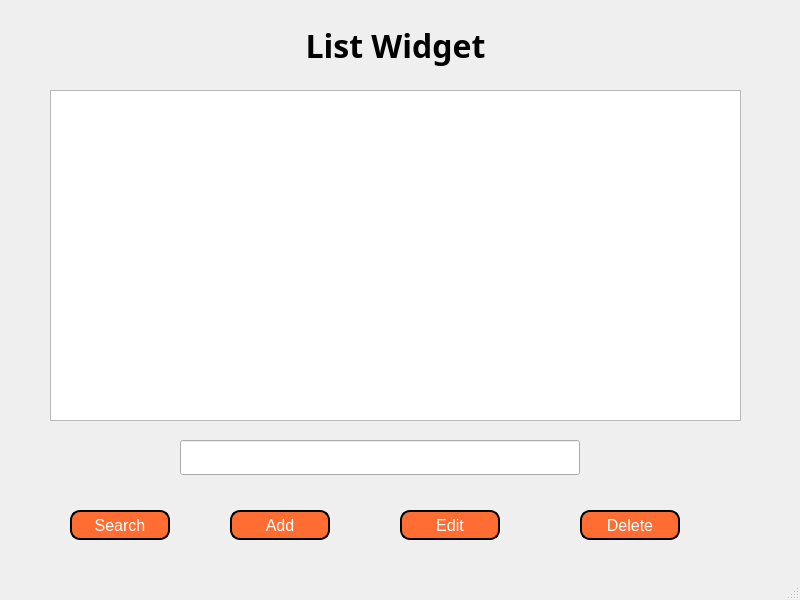
<?xml version="1.0" encoding="UTF-8"?>
<ui version="4.0">
 <class>MainWindow</class>
 <widget class="QMainWindow" name="MainWindow">
  <property name="geometry">
   <rect>
    <x>0</x>
    <y>0</y>
    <width>800</width>
    <height>600</height>
   </rect>
  </property>
  <property name="windowTitle">
   <string>MainWindow</string>
  </property>
  <widget class="QWidget" name="centralwidget">
   <widget class="QLabel" name="label">
    <property name="geometry">
     <rect>
      <x>240</x>
      <y>20</y>
      <width>311</width>
      <height>51</height>
     </rect>
    </property>
    <property name="font">
     <font>
      <family>Nunito Sans Normal ExtraBold</family>
      <pointsize>24</pointsize>
      <weight>75</weight>
      <bold>true</bold>
     </font>
    </property>
    <property name="text">
     <string>List Widget</string>
    </property>
    <property name="alignment">
     <set>Qt::AlignCenter</set>
    </property>
   </widget>
   <widget class="QListWidget" name="listWidget">
    <property name="geometry">
     <rect>
      <x>50</x>
      <y>90</y>
      <width>691</width>
      <height>331</height>
     </rect>
    </property>
    <property name="font">
     <font>
      <pointsize>15</pointsize>
     </font>
    </property>
   </widget>
   <widget class="QLineEdit" name="lineEdit">
    <property name="geometry">
     <rect>
      <x>180</x>
      <y>440</y>
      <width>400</width>
      <height>35</height>
     </rect>
    </property>
    <property name="font">
     <font>
      <family>Nunito Sans Normal</family>
      <pointsize>10</pointsize>
     </font>
    </property>
   </widget>
   <widget class="QPushButton" name="btn_search">
    <property name="geometry">
     <rect>
      <x>70</x>
      <y>510</y>
      <width>100</width>
      <height>30</height>
     </rect>
    </property>
    <property name="font">
     <font>
      <pointsize>12</pointsize>
     </font>
    </property>
    <property name="styleSheet">
     <string notr="true">QPushButton{
	background-color: rgb(255, 109, 51);
	border: 2px solid black;
	border-radius: 10px;
	color: white;
}

QPushButton:hover{
	background-color: rgb(203, 93, 2);
	border: 2px solid black;
	border-radius: 10px;
	color: white;
}</string>
    </property>
    <property name="text">
     <string>Search</string>
    </property>
   </widget>
   <widget class="QPushButton" name="btn_edit">
    <property name="geometry">
     <rect>
      <x>400</x>
      <y>510</y>
      <width>100</width>
      <height>30</height>
     </rect>
    </property>
    <property name="font">
     <font>
      <pointsize>12</pointsize>
     </font>
    </property>
    <property name="styleSheet">
     <string notr="true">QPushButton{
	background-color: rgb(255, 109, 51);
	border: 2px solid black;
	border-radius: 10px;
	color: white;
}

QPushButton:hover{
	background-color: rgb(203, 93, 2);
	border: 2px solid black;
	border-radius: 10px;
	color: white;
}</string>
    </property>
    <property name="text">
     <string>Edit</string>
    </property>
   </widget>
   <widget class="QPushButton" name="btn_add">
    <property name="geometry">
     <rect>
      <x>230</x>
      <y>510</y>
      <width>100</width>
      <height>30</height>
     </rect>
    </property>
    <property name="font">
     <font>
      <pointsize>12</pointsize>
     </font>
    </property>
    <property name="styleSheet">
     <string notr="true">QPushButton{
	background-color: rgb(255, 109, 51);
	border: 2px solid black;
	border-radius: 10px;
	color: white;
}

QPushButton:hover{
	background-color: rgb(203, 93, 2);
	border: 2px solid black;
	border-radius: 10px;
	color: white;
}</string>
    </property>
    <property name="text">
     <string>Add</string>
    </property>
   </widget>
   <widget class="QPushButton" name="btn_delete">
    <property name="geometry">
     <rect>
      <x>580</x>
      <y>510</y>
      <width>100</width>
      <height>30</height>
     </rect>
    </property>
    <property name="font">
     <font>
      <pointsize>12</pointsize>
     </font>
    </property>
    <property name="styleSheet">
     <string notr="true">QPushButton{
	background-color: rgb(255, 109, 51);
	border: 2px solid black;
	border-radius: 10px;
	color: white;
}

QPushButton:hover{
	background-color: rgb(203, 93, 2);
	border: 2px solid black;
	border-radius: 10px;
	color: white;
}</string>
    </property>
    <property name="text">
     <string>Delete</string>
    </property>
   </widget>
  </widget>
  <widget class="QMenuBar" name="menubar">
   <property name="geometry">
    <rect>
     <x>0</x>
     <y>0</y>
     <width>800</width>
     <height>26</height>
    </rect>
   </property>
  </widget>
  <widget class="QStatusBar" name="statusbar"/>
 </widget>
 <resources/>
 <connections/>
</ui>
